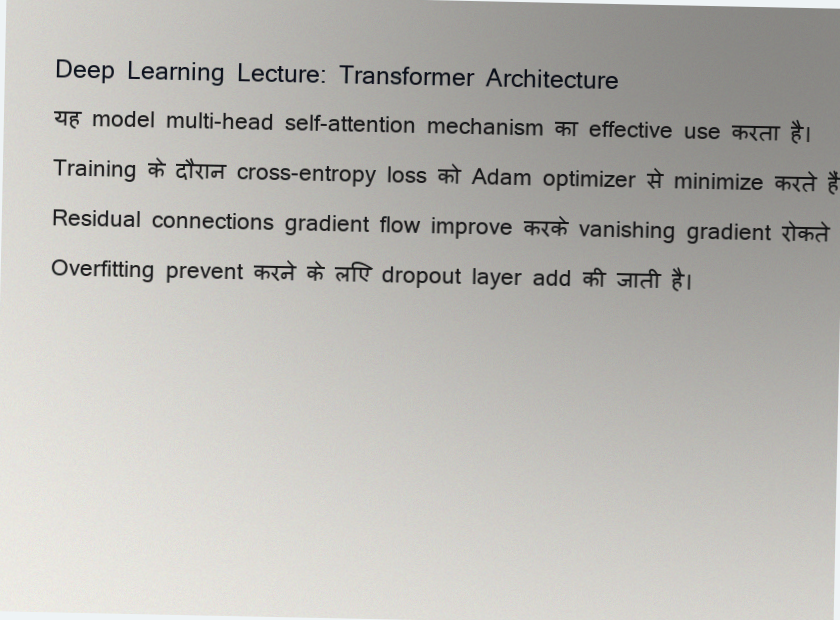
#> input picture data/ocr_eval/images/real_cm_01.png, 840 x 620 px; its folder holds only this picture in this run
$ python -i preprocess.py   (imports and definitions only)
#> lines starting #> are read from the running program, lines starting #| are printed output that depends on the picture; after the words box and inside, x2 and y2 are one past the last pixel; in counts of white or black regions, pixels touching at a corner belong together
"""
Image preprocessing for OCR.

Member 2, Responsibility 1: "Resizing, denoising, contrast enhancement,
deskewing, and preprocessing experiments."

Each step is exposed as its own function so preprocessing experiments (the
brief explicitly asks for these) are just a matter of re-ordering / dropping
steps in `preprocess_image`, not rewriting anything.
"""

import cv2
import numpy as np


def load_image(path):
    """Load an image from disk as a BGR numpy array (OpenCV's default)."""
    image = cv2.imread(str(path))
#> image is the input picture: shape (620, 840, 3); mean B, G, R 179.7, 184, 185.4
    if image is None:
        raise FileNotFoundError(f"Could not read image: {path}")
    return image


def resize_image(image, max_dimension=2000):
    """
    Scale the image so its longer side is at most `max_dimension` pixels.

    Tesseract (and most OCR engines) work best in a moderate resolution
    band: too small and small text is unreadable, too large and processing
    is slow with no accuracy benefit. Upscaling very small scans a little
    also tends to help, so we scale in both directions.
    """
#> called with max_dimension = 2000
    height, width = image.shape[:2]
#> height = 620; width = 840
    longer_side = max(height, width)
#> longer_side = 840

    if longer_side == 0:
        return image

    scale = max_dimension / longer_side
#> scale = 2.38

    # Also upscale small images -- OCR engines generally do better with
    # text that's at least ~20-30px tall.
    if longer_side < 1000:
        scale = 1500 / longer_side
#> scale = 1.79

    if abs(scale - 1.0) < 1e-3:
        return image

    new_size = (int(width * scale), int(height * scale))
#> new_size = (1500, 1107)
    interpolation = cv2.INTER_AREA if scale < 1.0 else cv2.INTER_CUBIC
#> interpolation = 2

    return cv2.resize(image, new_size, interpolation=interpolation)


def to_grayscale(image):
    if len(image.shape) == 2:
        return image
    return cv2.cvtColor(image, cv2.COLOR_BGR2GRAY)
#> returned value: shape (1107, 1500)


def denoise(gray_image, strength=10):
    """Non-local means denoising -- removes scan/camera noise while keeping
    text edges relatively sharp (better for OCR than a plain blur)."""
#> called with strength = 10
    return cv2.fastNlMeansDenoising(gray_image, h=strength)


def enhance_contrast(gray_image, clip_limit=2.0, tile_grid_size=(8, 8)):
    """CLAHE: local contrast enhancement. Helps with unevenly lit photos of
    documents (a common case for phone-photographed pages) without blowing
    out already-bright regions the way global histogram equalization does."""
#> called with clip_limit = 2, tile_grid_size = (8, 8)
    clahe = cv2.createCLAHE(clipLimit=clip_limit, tileGridSize=tile_grid_size)
    return clahe.apply(gray_image)
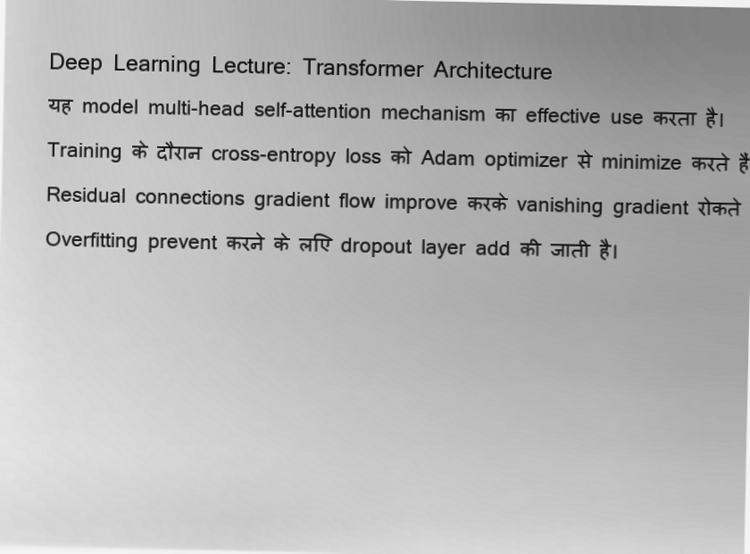
#> returned value: shape (1107, 1500) (shown at 1/2 size); min 1, max 252, mean 180.8


def estimate_skew_angle(gray_image):
    """
    Estimate the document's rotation angle in degrees using the minimum-area
    bounding box of foreground (text) pixels.

    Returns a value in (-45, 45]; small scan skew is the common case this
    is meant to correct, not arbitrary rotation.
    """
    # Threshold first so we get clean foreground pixels to fit a box around.
    _, binary = cv2.threshold(
        gray_image, 0, 255, cv2.THRESH_BINARY_INV + cv2.THRESH_OTSU
    )
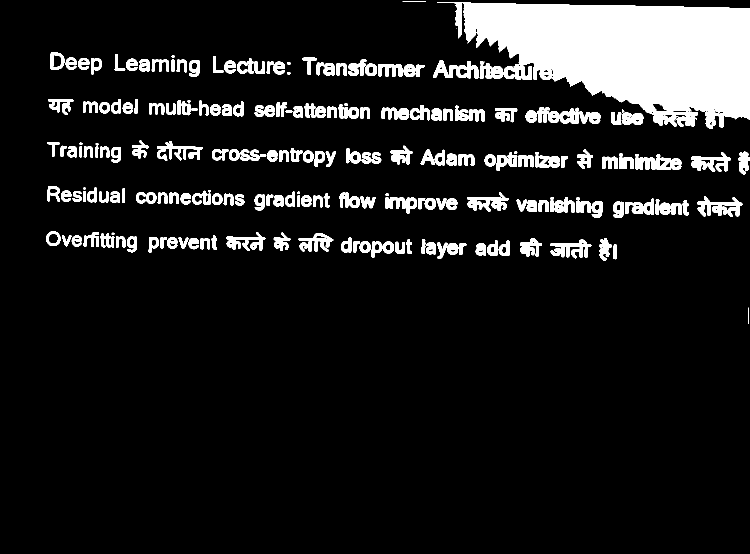
#> binary: shape (1107, 1500) (shown at 1/2 size); 11.1% white; 226 white regions (7 under 20 px), largest, box (x1, y1, x2, y2) and area: (874, 4, 1500, 258) 97906, (1074, 215, 1201, 248) 2360, (969, 126, 1064, 160) 1858

    coords = np.column_stack(np.where(binary > 0))
#> coords = 184887 pairs, first value 3 to 647, second value 92 to 1499
    if coords.shape[0] < 20:
        # Not enough foreground pixels to estimate skew reliably.
        return 0.0

    angle = cv2.minAreaRect(coords)[-1]
#> angle = -1.18

    # cv2.minAreaRect returns angle in [-90, 0); normalize to [-45, 45].
    if angle < -45:
        angle = 90 + angle

    return float(angle)


def deskew(gray_image, angle=None):
    """Rotate the image to correct skew. If `angle` isn't given, it's
    estimated with `estimate_skew_angle`."""
    if angle is None:
        angle = estimate_skew_angle(gray_image)
#> angle = -1.18

    # Skip tiny rotations -- not worth the interpolation cost/quality loss.
    if abs(angle) < 0.5:
        return gray_image

    height, width = gray_image.shape[:2]
#> height = 1107; width = 1500
    center = (width // 2, height // 2)
#> center = (750, 553)

    rotation_matrix = cv2.getRotationMatrix2D(center, angle, 1.0)
#> rotation_matrix = [[1, -0.0206, 11.56], [0.0206, 1, -15.34]]

    return cv2.warpAffine(
        gray_image,
        rotation_matrix,
        (width, height),
        flags=cv2.INTER_CUBIC,
        borderMode=cv2.BORDER_REPLICATE,
    )
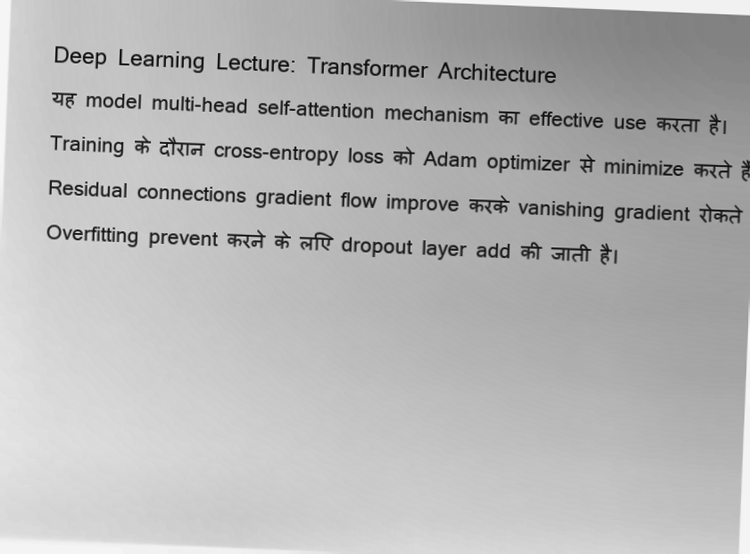
#> returned value: shape (1107, 1500) (shown at 1/2 size); min 0, max 255, mean 181.3


def adaptive_binarize(gray_image, block_size=31, c=15):
    """
    Adaptive thresholding to black-and-white. Local thresholding (vs. one
    global threshold) handles scans/photos with uneven lighting across the
    page, which is common for phone-captured documents.

    block_size must be odd; enforced here so callers can't pass a value
    that would make cv2.adaptiveThreshold raise.
    """
#> called with block_size = 31, c = 15
    if block_size % 2 == 0:
        block_size += 1

    return cv2.adaptiveThreshold(
        gray_image,
        255,
        cv2.ADAPTIVE_THRESH_GAUSSIAN_C,
        cv2.THRESH_BINARY,
        block_size,
        c,
    )
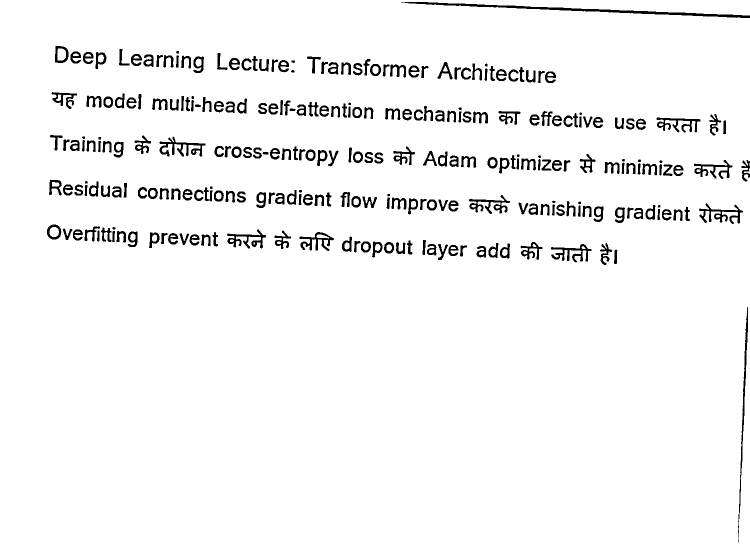
#> returned value: shape (1107, 1500) (shown at 1/2 size); 95.9% white; 267 black regions (1 under 20 px), largest, box (x1, y1, x2, y2) and area: (802, 4, 1500, 36) 3317, (1476, 614, 1496, 1076) 1352, (319, 273, 411, 313) 1226


def preprocess_image(
    image_path,
    do_denoise=True,
    do_contrast=True,
    do_deskew=True,
    do_binarize=True,
):
    """
    Full preprocessing pipeline: load -> resize -> grayscale -> [denoise] ->
    [contrast] -> [deskew] -> [binarize].

    Each stage is optional so this doubles as the "preprocessing
    experiments" deliverable -- e.g. `preprocess_image(p, do_binarize=False)`
    to compare OCR accuracy with/without binarization on a given dataset.

    Returns a single-channel (grayscale or binary) numpy array ready for
    `ocr.extract`.
    """
    image = load_image(image_path)
    image = resize_image(image)
    gray = to_grayscale(image)

    if do_denoise:
        gray = denoise(gray)

    if do_contrast:
        gray = enhance_contrast(gray)

    if do_deskew:
        gray = deskew(gray)

    if do_binarize:
        gray = adaptive_binarize(gray)

    return gray

>>> result = preprocess_image('../../../../data/ocr_eval/images/real_cm_01.png')

$ run again, on data/ocr_eval/images/real_cm_02.png
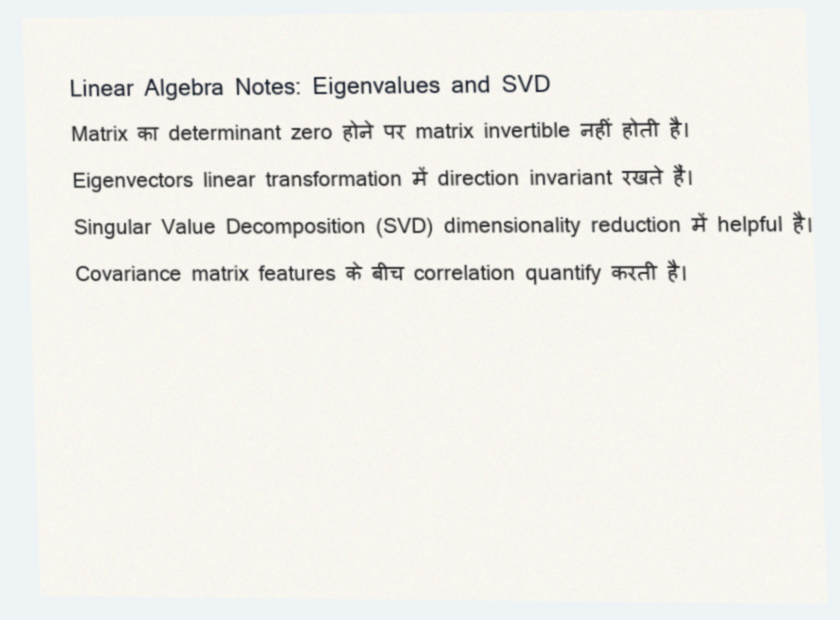
#> input picture data/ocr_eval/images/real_cm_02.png, 840 x 620 px
#> in load_image, image is the input picture: shape (620, 840, 3); mean B, G, R 234.6, 239.4, 240.5
#> in estimate_skew_angle, `_, binary = cv2.threshold( gray_image, 0, 255, cv2.THRESH_BINARY_INV +..`:
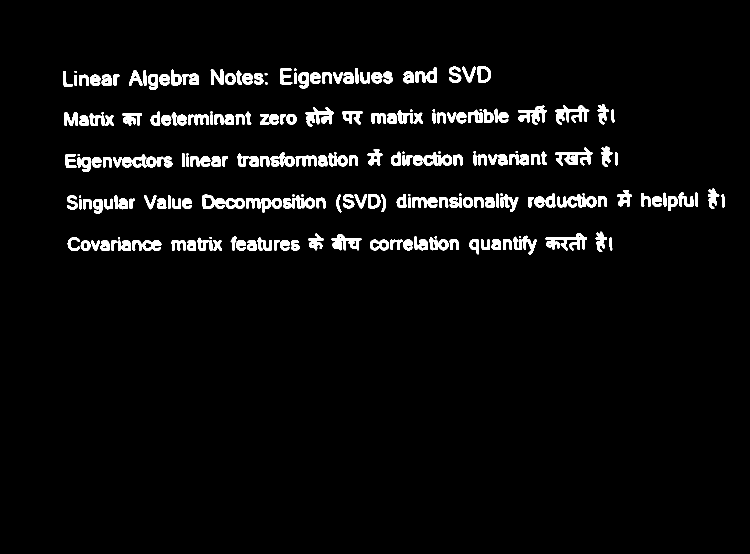
#> binary: shape (1107, 1500) (shown at 1/2 size); 4.2% white; 229 white regions (21 under 20 px), largest, box (x1, y1, x2, y2) and area: (1091, 466, 1174, 501) 1291, (405, 389, 490, 418) 1248, (1110, 295, 1185, 331) 1220
#> coords = 69416 pairs, first value 133 to 508, second value 126 to 1448
#> in estimate_skew_angle, `angle = cv2.minAreaRect(coords)[-1]`: angle = -90
#> in estimate_skew_angle, `angle = 90 + angle`: angle = 0
#> in adaptive_binarize, `return cv2.adaptiveThreshold( gray_image, 255, cv2.ADAPTIVE_THRESH_GAU..`:
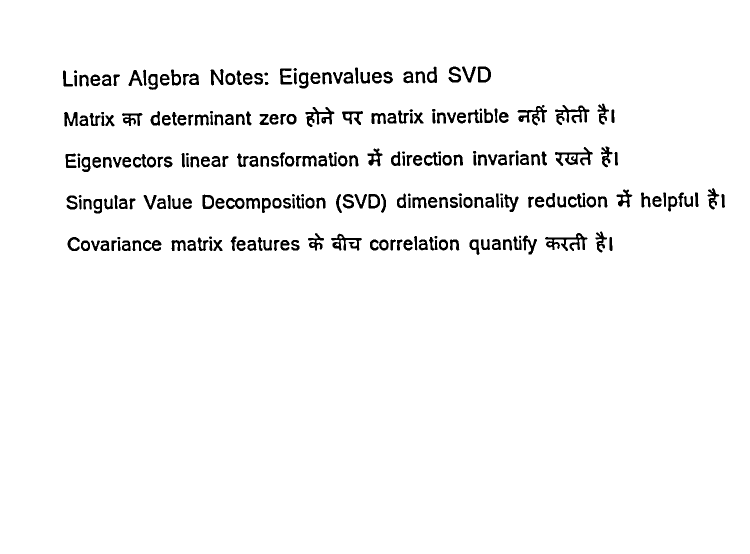
#> returned value: shape (1107, 1500) (shown at 1/2 size); 96.4% white; 255 black regions (2 under 20 px), largest, box (x1, y1, x2, y2) and area: (1090, 466, 1175, 502) 1107, (1110, 210, 1179, 250) 1026, (1110, 294, 1186, 332) 1012

$ run again, on data/ocr_eval/images/real_cm_03.png
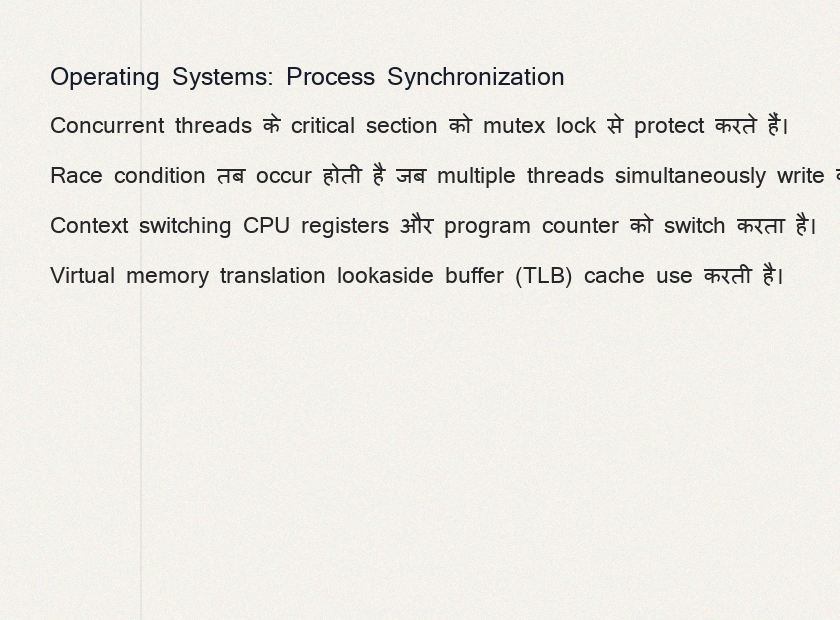
#> input picture data/ocr_eval/images/real_cm_03.png, 840 x 620 px
#> in load_image, image is the input picture: shape (620, 840, 3); mean B, G, R 229.4, 234.8, 236.7
#> in estimate_skew_angle, `_, binary = cv2.threshold( gray_image, 0, 255, cv2.THRESH_BINARY_INV +..`:
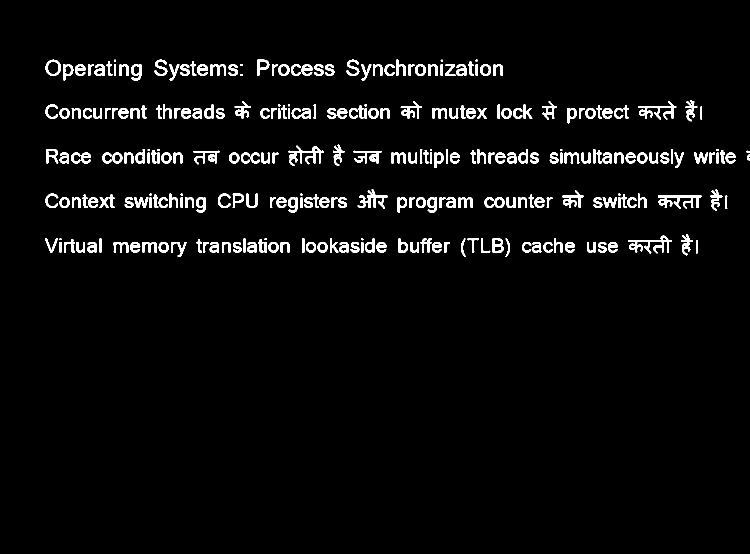
#> binary: shape (1107, 1500) (shown at 1/2 size); 3.7% white; 274 white regions (19 under 20 px), largest, box (x1, y1, x2, y2) and area: (1257, 471, 1344, 507) 1064, (576, 291, 648, 332) 993, (1316, 391, 1403, 418) 972
#> coords = 61000 pairs, first value 119 to 513, second value 90 to 1499
#> in estimate_skew_angle, `angle = cv2.minAreaRect(coords)[-1]`: angle = -90
#> in estimate_skew_angle, `angle = 90 + angle`: angle = 0
#> in adaptive_binarize, `return cv2.adaptiveThreshold( gray_image, 255, cv2.ADAPTIVE_THRESH_GAU..`:
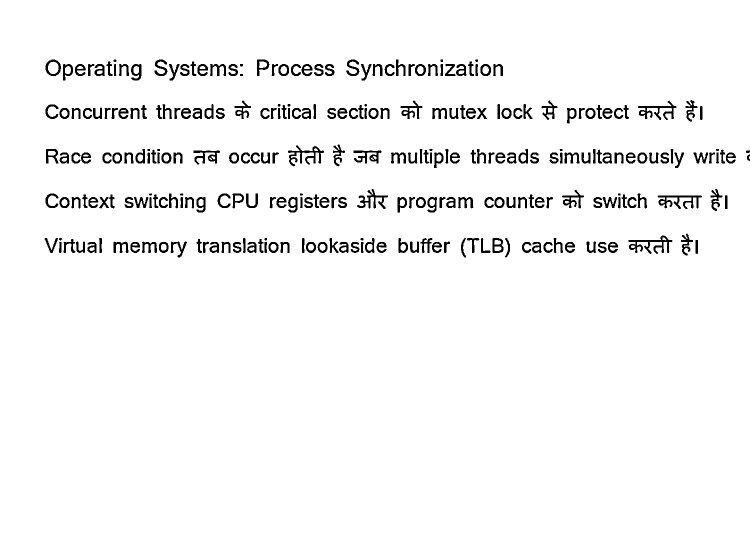
#> returned value: shape (1107, 1500) (shown at 1/2 size); 96.3% white; 274 black regions, largest, box (x1, y1, x2, y2) and area: (1257, 471, 1345, 508) 1079, (1315, 391, 1404, 418) 1002, (576, 291, 648, 333) 975

$ run again, on data/ocr_eval/images/real_cm_04.png
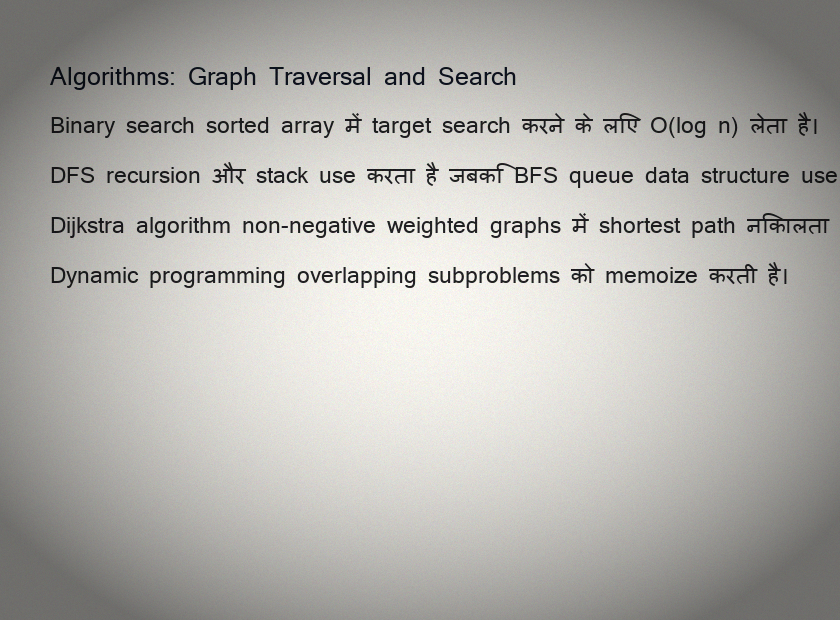
#> input picture data/ocr_eval/images/real_cm_04.png, 840 x 620 px
#> in load_image, image is the input picture: shape (620, 840, 3); mean B, G, R 173.4, 177.7, 179.1
#> in estimate_skew_angle, `_, binary = cv2.threshold( gray_image, 0, 255, cv2.THRESH_BINARY_INV +..`:
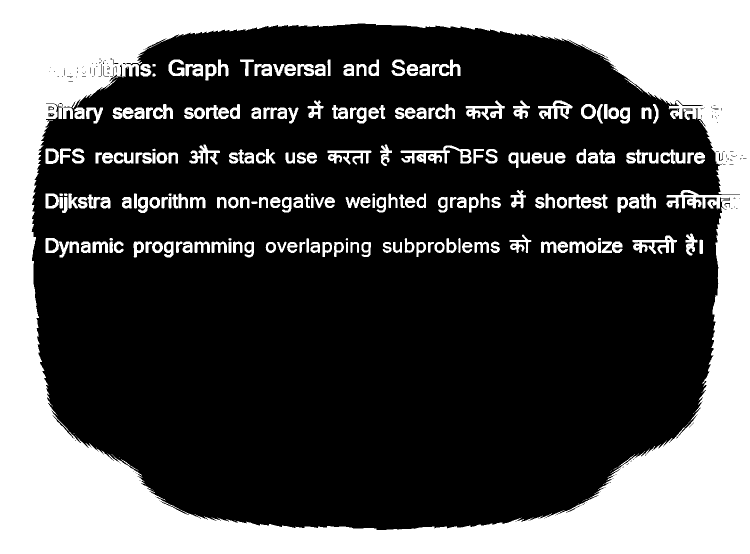
#> binary: shape (1107, 1500) (shown at 1/2 size); 32.1% white; 262 white regions (48 under 20 px), largest, box (x1, y1, x2, y2) and area: (0, 0, 1500, 1107) 463013, (801, 291, 943, 327) 2037, (1265, 471, 1354, 508) 1426
#> coords = 533134 pairs, first value 0 to 1106, second value 0 to 1499
#> in estimate_skew_angle, `angle = cv2.minAreaRect(coords)[-1]`: angle = -90
#> in estimate_skew_angle, `angle = 90 + angle`: angle = 0
#> in adaptive_binarize, `return cv2.adaptiveThreshold( gray_image, 255, cv2.ADAPTIVE_THRESH_GAU..`:
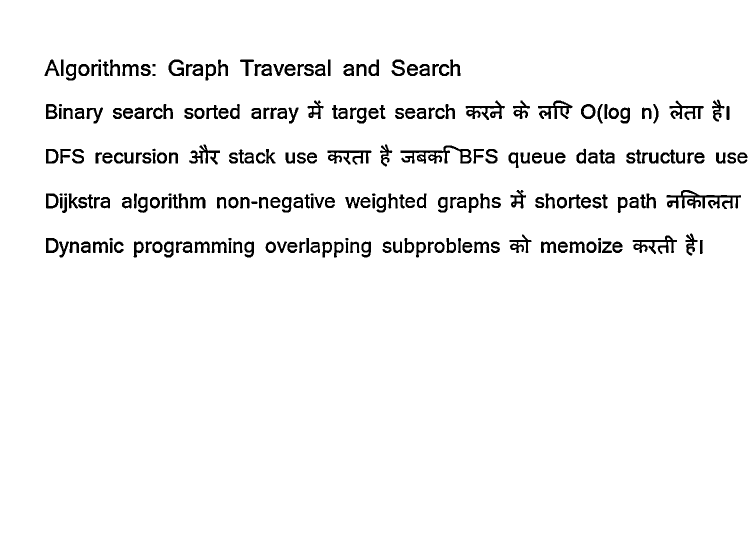
#> returned value: shape (1107, 1500) (shown at 1/2 size); 95.9% white; 248 black regions, largest, box (x1, y1, x2, y2) and area: (1333, 380, 1482, 418) 2120, (801, 291, 943, 327) 1808, (1265, 471, 1354, 508) 1155
